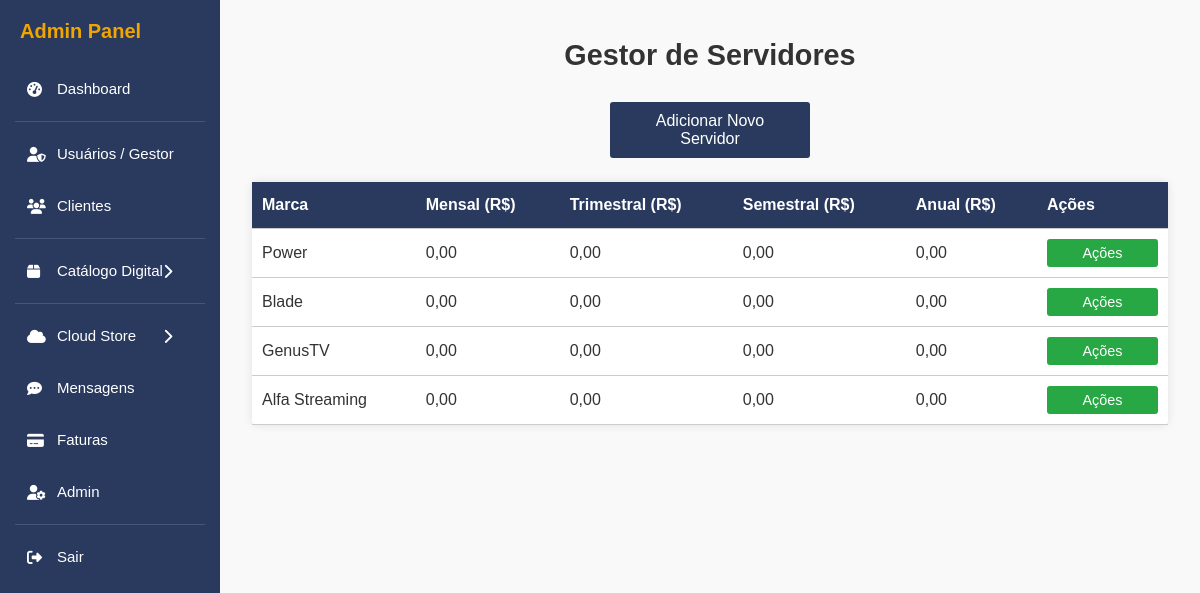
The app's page /admin/servidores.php (signed in) with its own data.
### tables this page shows
CREATE TABLE `servidores` (
  `id` int(11) NOT NULL,
  `cliente_id` int(11) NOT NULL,
  `marca` varchar(255) NOT NULL,
  `plano_mensal` decimal(10,2) NOT NULL DEFAULT '0.00',
  `plano_trimestral` decimal(10,2) NOT NULL DEFAULT '0.00',
  `plano_semestral` decimal(10,2) NOT NULL DEFAULT '0.00',
  `plano_anual` decimal(10,2) NOT NULL DEFAULT '0.00',
  `criado_em` timestamp NOT NULL DEFAULT CURRENT_TIMESTAMP,
  `ativo` tinyint(4) NOT NULL DEFAULT '1'
);

### admin/servidores.php (the view, shortened to what this page needs)
<?php
require_once '../includes/db.php';
try {
    $stmt = $pdo->query("SELECT * FROM servidores ORDER BY criado_em DESC");
    $servidores = $stmt->fetchAll(PDO::FETCH_ASSOC);
} catch (PDOException $e) {
    $mensagem = "Erro ao buscar servidores: " . $e->getMessage();
    $servidores = [];
}
?>
<!DOCTYPE html>
<html lang="pt-BR">
<head>
</head>
<body>
    <?php include __DIR__ . '/assets/sidebar.php'; ?>
    <main class="content">
        <h1>Gestor de Servidores</h1>
        <button class="add-btn" id="openAddModal">Adicionar Novo Servidor</button>
        <table>
            <thead>
                <tr>
                    <th>Marca</th>
                    <th>Mensal (R$)</th>
                    <th>Trimestral (R$)</th>
                    <th>Semestral (R$)</th>
                    <th>Anual (R$)</th>
                    <th>Ações</th>
                </tr>
            </thead>
            <tbody>
                <?php if ($servidores): ?>
                    <?php foreach ($servidores as $srv): ?>
                        <tr>
                            <td data-label="Marca"><?= htmlspecialchars($srv['marca']) ?></td>
                            <td data-label="Mensal"><?= number_format($srv['plano_mensal'], 2, ',', '.') ?></td>
                            <td data-label="Trimestral"><?= number_format($srv['plano_trimestral'], 2, ',', '.') ?></td>
                            <td data-label="Semestral"><?= number_format($srv['plano_semestral'], 2, ',', '.') ?></td>
                            <td data-label="Anual"><?= number_format($srv['plano_anual'], 2, ',', '.') ?></td>
                            <td data-label="Ações" class="actions">
                                <button
                                    class="action-btn"
                                    data-id="<?= $srv['id'] ?>"
                                    data-marca="<?= htmlspecialchars($srv['marca'], ENT_QUOTES) ?>"
                                    data-mensal="<?= number_format($srv['plano_mensal'], 2, ',', '.') ?>"
                                    data-trimestral="<?= number_format($srv['plano_trimestral'], 2, ',', '.') ?>"
                                    data-semestral="<?= number_format($srv['plano_semestral'], 2, ',', '.') ?>"
                                    data-anual="<?= number_format($srv['plano_anual'], 2, ',', '.') ?>"
                                >Ações</button>
                            </td>
                        </tr>
                    <?php endforeach; ?>
                <?php else: ?>
                    <tr><td colspan="6" style="text-align:center; color:#777;">Nenhum servidor cadastrado.</td></tr>
                <?php endif; ?>
            </tbody>
        </table>
    </main>
</body>
</html>

### admin/servidores.php (style rules this page uses)
:root { --primary-color: #293a5e; --danger-color: #dc3545; --success-color: #28a745; --bg-color: #f9f9f9; --card-bg: #ffffff; --text-color: #333; --shadow: 0 0 10px rgba(0,0,0,0.1); }
* { box-sizing: border-box; margin: 0; padding: 0; }
body { font-family: Arial, sans-serif; background: var(--bg-color); color: var(--text-color); line-height: 1.6; }
h1 { text-align: center; margin-bottom: 1.5rem; font-size: clamp(1.5rem, 5vw, 1.8rem); padding: 0 1rem; }
main.content { margin-left: 220px; padding: 2rem; min-height: 100vh; transition: margin-left 0.3s ease; }
.add-btn { display: block; background: var(--primary-color); color: white; border: none; padding: 10px 20px; border-radius: 3px; cursor: pointer; font-size: 1rem; margin: 0 auto 1.5rem; max-width: 200px; text-align: center; transition: background 0.3s ease; }
button { margin-top: 15px; padding: 10px 20px; background: var(--primary-color); border: none; color: white; cursor: pointer; border-radius: 3px; width: 100%; font-size: 1rem; }
table { width: 100%; max-width: 960px; border-collapse: collapse; background: var(--card-bg); box-shadow: var(--shadow); border-radius: 5px; margin: 0 auto; }
th, td { padding: 10px; border-bottom: 1px solid #ccc; text-align: left; }
thead { background: var(--primary-color); color: white; }
.actions { display: flex; gap: 10px; align-items: center; }
.actions button { margin: 0; padding: 6px 12px; font-size: 0.9rem; border-radius: 3px; cursor: pointer; text-align: center; min-width: 80px; }
.actions .action-btn { background: var(--success-color); }

### admin/assets/sidebar.php (style rules this page uses)
body { margin: 0; font-family: Arial, sans-serif; }

### records on screen
servidores: marca "Power", plano_mensal "0,00", plano_trimestral "0,00", plano_semestral "0,00", plano_anual "0,00"
servidores: marca "Blade", plano_mensal "0,00", plano_trimestral "0,00", plano_semestral "0,00", plano_anual "0,00"
servidores: marca "GenusTV", plano_mensal "0,00", plano_trimestral "0,00", plano_semestral "0,00", plano_anual "0,00"
servidores: marca "Alfa Streaming", plano_mensal "0,00", plano_trimestral "0,00", plano_semestral "0,00", plano_anual "0,00"
